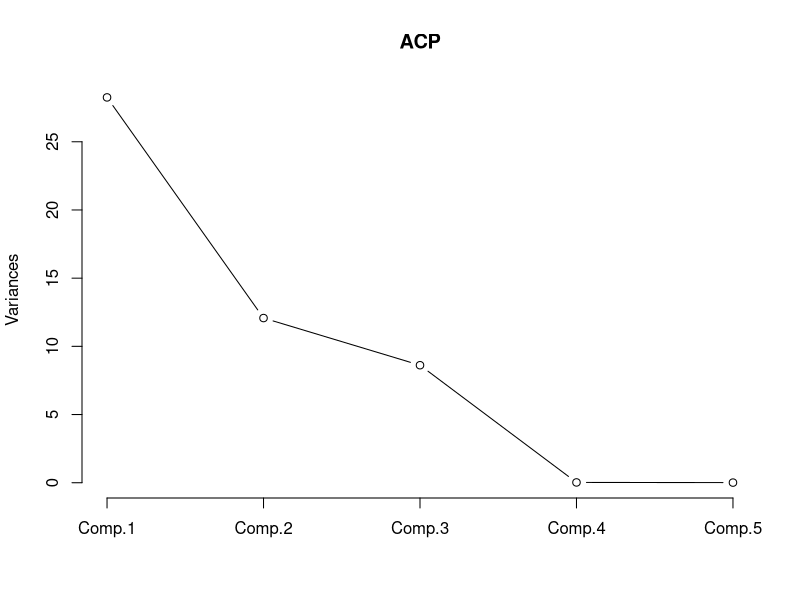
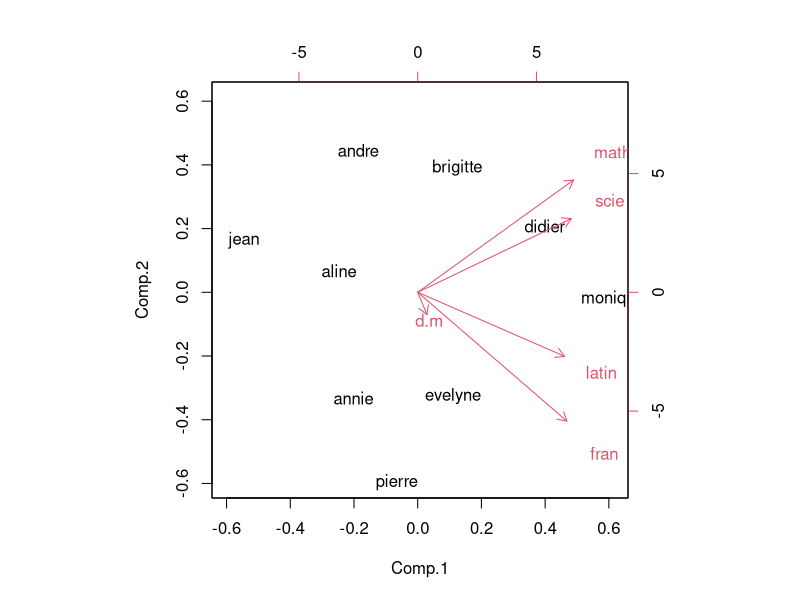
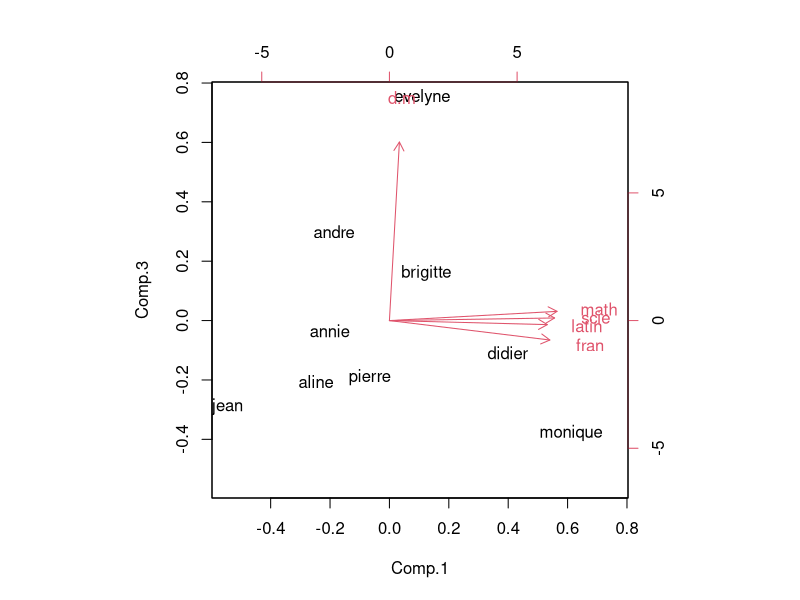

Write the R code that produced these figures, in order.
data <- read.table("notes.txt")
Y <- as.matrix(data)
ACP <- princomp(Y)
cat("\nValeurs propres\n")
print(ACP$sdev ^ 2)
cat("\nVecteurs propres\n")
print(ACP$loadings)
cat("\n")
print(summary(ACP))

png("ex2ACPPlot.png", width = 400, height = 400)
plot(ACP, type = "lines")
dev.off()
cat("\nex2ACPPlot.png sauvegardee\n")

png("ex2ACPBiplot.png", width = 400, height = 400)
biplot(ACP)
dev.off()
cat("ex2ACPBiplot.png avec C1 et C2 sauvegardee\n")

png("ex2ACPBiplotC1C3.png", width = 400, height = 400)
biplot(ACP, choices = c(1, 3))
dev.off()
cat("ex2ACPBiplotC1C3.png avec C1 et C3 sauvegardee\n")
